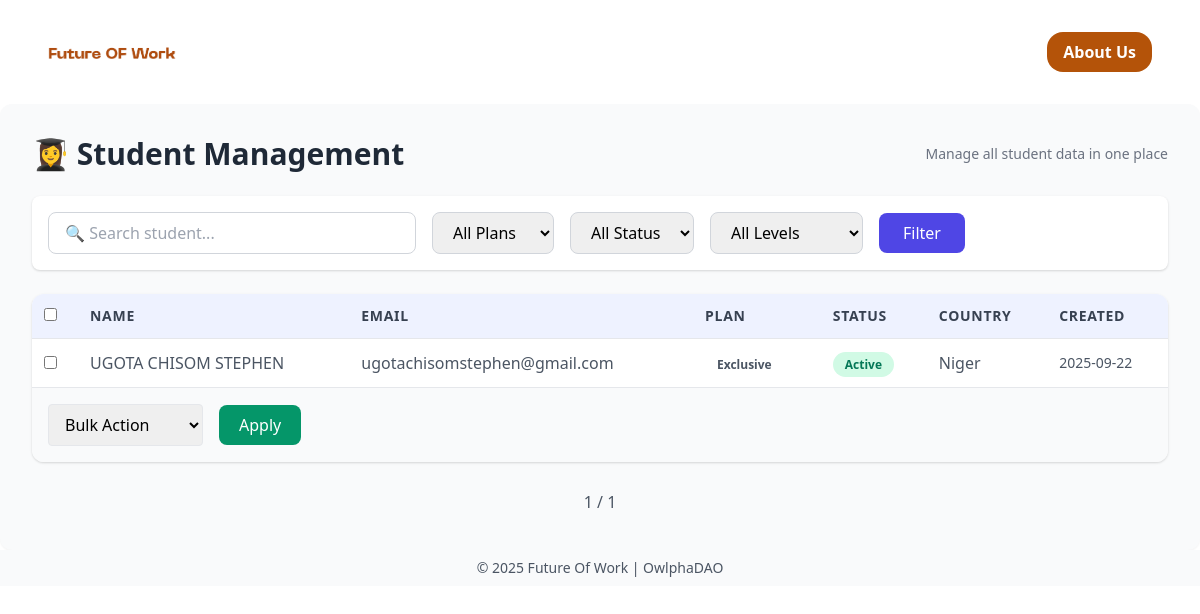
The app's page /dashboard/student/overview, older data.
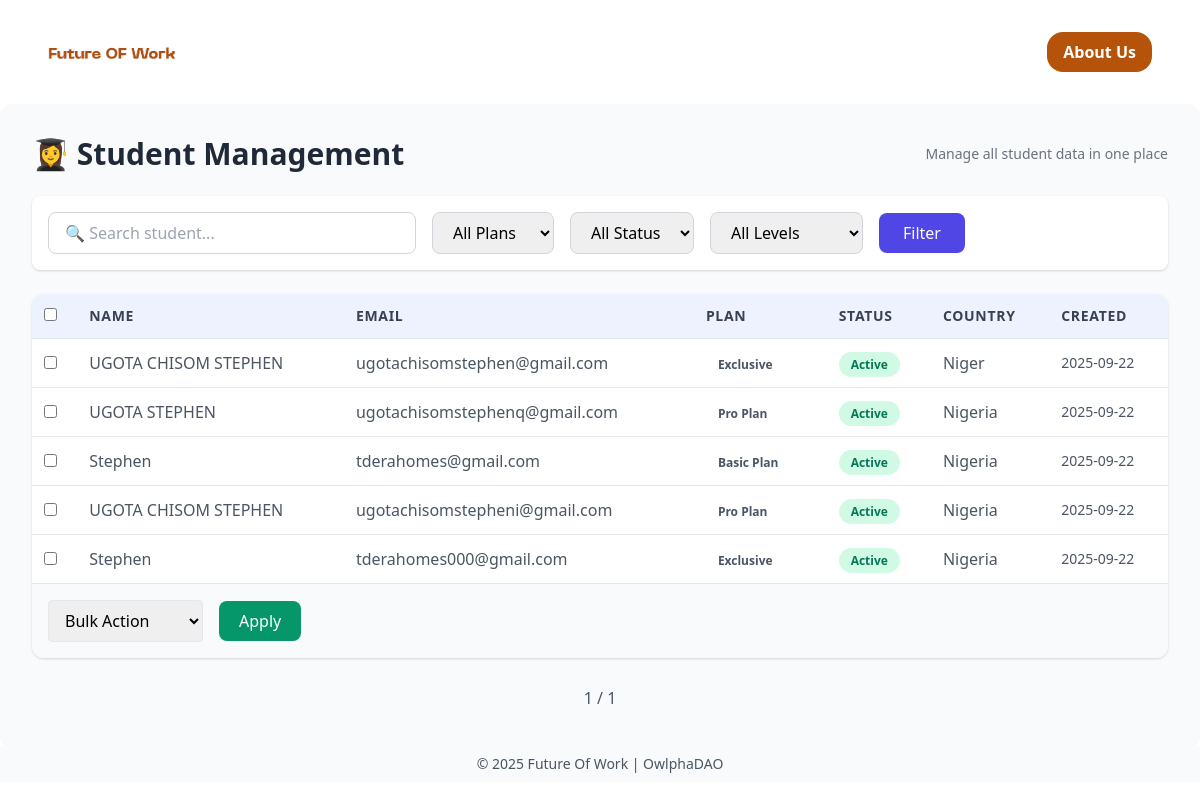
The same page, newer data.
### future_of_work/models.py (models this page shows, shortened)
class Future_Of_Work(models.Model):
    COURSE_CHOICES = [
        ('', 'Select course type...'),
        ('web3', 'Web3 Fundamentals'),
        ('dao', 'DAO Governance'),
        ('metaverse', 'Metaverse Collaboration'),
        ('blockchain', 'Blockchain Development'),
    ]
    PLAN_CHOICES = [
        ('', 'Select plan...'),
        ('basic', 'Basic Plan'),
        ('pro', 'Pro Plan'),
        ('exclusive', 'Exclusive'),
    ]
    EXPERTISE_CHOICES = [
        ('', 'Select your level...'),
        ('beginner', 'Beginner'),
        ('intermediate', 'Intermediate'),
        ('advanced', 'Advanced'),
    ]
    STATUS_CHOICES = [
        ("pending", "Pending"),
        ("active", "Active"),
        ("failed", "Failed"),
    ]
    PAYMENT_GATEWAYS = [
        ("helio", "Helio"),
        ("paystack", "Paystack"),
        ("opay", "OPay"),
    ]
    PLAN_FEES = {
        'basic': Decimal("0.00"),
        'pro': Decimal("2.00"),
        'exclusive': Decimal("20.00")
    }
    name = models.CharField(max_length=50)
    email = models.EmailField(
        blank=False,
        unique=True,
        error_messages={
            'unique': "Email Address already exists."
        }
    )
    phone = PhoneNumberField(
        unique=True,
        error_messages={
            'unique': "Phone number already exists."
        }
    )
    country = CountryField(blank_label='Select your country')
    course_type = models.CharField(max_length=20, choices=COURSE_CHOICES, default="")
    plan_preference = models.CharField(max_length=20, choices=PLAN_CHOICES, default="")
    expertise = models.CharField(max_length=20, choices=EXPERTISE_CHOICES, default="")
    transaction_id = models.CharField(max_length=255, blank=True, null=True, unique=True)
    created_at = models.DateTimeField(auto_now_add=True)
    checkout_url = models.URLField(null=True, blank=True)
    fee = models.DecimalField(max_digits=6, decimal_places=2, default=Decimal("0.00"))
    status = models.CharField(max_length=10, choices=STATUS_CHOICES, default="pending")
    gateway = models.CharField(max_length=20, choices=PAYMENT_GATEWAYS, blank=True, null=True)

### future_of_work/views.py (the view, shortened to what this page needs)
# urls.py: path('dashboard/student/overview', views.admin_student, name='admin_student'),
def admin_student(request):
    students = Future_Of_Work.objects.all()
    query = request.GET.get('q', '')
    plan = request.GET.get('plan', '')
    if plan in ['basic', 'pro', 'exclusive']:
        students = students.filter(plan_preference=plan)
    status = request.GET.get('status', '')
    if status in ['active', 'pending', 'failed']:
        students = students.filter(status=status)
    course = request.GET.get('course', '')
    if course in ['web3', 'dao', 'metaverse', 'blockchain']:
        students = students.filter(course_type=course)
    grading = request.GET.get('grading', '')
    if grading in ['beginner', 'intermediate', 'advanced']:
        students = students.filter(expertise=grading)
    paginator = Paginator(students, 25)
    page_number = request.GET.get('page')
    students_page = paginator.get_page(page_number)
    context = {
        'students': students_page,
        'title': 'Future Of Work – Student Management Dashboard'
    }
    return render(request, 'pages/admin_student.html', context)

### future_of_work/templates/pages/admin_student.html (shortened to what the changed rows need)
{% load static %}
{% load custom_filters %}
<!DOCTYPE html>
<html lang="en">
    <head>
        <link rel = "stylesheet" href="https://unpkg.com/boxicons@2.1.4/css/boxicons.min.css">
        <link rel = "stylesheet" href="https://cdn.jsdelivr.net/npm/bootstrap-icons@1.11.3/font/bootstrap-icons.min.css">
        <link href="https://cdn.jsdelivr.net/npm/tailwindcss@2.2.19/dist/tailwind.min.css" rel="stylesheet">
    </head>
    <body>
        <section class="p-8 space-y-6 bg-gray-50 rounded-xl shadow-sm">
            <div class="flex items-center justify-between">
                <h2 class="text-3xl font-bold text-gray-800 flex items-center gap-2 animate-fade-in">
                    👩‍🎓 Student Management
                </h2>
            </div>
            <form method="post" class="bg-white rounded-xl shadow overflow-hidden">
                <div class="overflow-x-auto">
                    <table class="w-full text-left border-collapse">
                        <thead class="bg-indigo-50 text-gray-700 uppercase text-sm tracking-wider">
                            <tr>
                                <th class="p-3"><input type="checkbox" id="select-all"></th>
                                <th class="p-3">Name</th>
                                <th class="p-3">Email</th>
                                <th class="p-3">Plan</th>
                                <th class="p-3">Status</th>
                                <th class="p-3">Country</th>
                                <th class="p-3">Created</th>
                            </tr>
                        </thead>
                        <tbody class="text-gray-600">
                            {% for student in students %}
                                <tr class="border-t hover:bg-indigo-50 transition duration-200">
                                    <td class="p-3"><input type="checkbox" name="selected" value="{{ student.id }}"></td>
                                    <td class="p-3 font-medium"><a href="{% url 'student_detail' student.name student.id %}">{{ student.name }}</a></td>
                                    <td class="p-3">{{ student.email }}</td>
                                    <td class="p-3">
                                        <span class="px-3 py-1 rounded-full text-xs font-semibold
                                            ">
                                            {{ student.get_plan_preference_display }}
                                        </span>
                                    </td>
                                    <td class="p-3">
                                        <span class="px-3 py-1 rounded-full text-xs font-semibold
                                            {% if student.status == "pending" %} bg-yellow-100 text-yellow-700
                                            {% elif student.status == "active" %} bg-green-100 text-green-700
                                            {% elif student.status == "failed" %} bg-red-100 text-red-700
                                            {% endif %}">
                                            {{ student.get_status_display }}
                                        </span>
                                    </td>
                                    <td class="p-3">{{ student.country.name }}</td>
                                    <td class="p-3 text-sm">{{ student.created_at|date:"Y-m-d" }}</td>
                                </tr>
                            {% empty %}
                                <tr><td colspan="7" class="text-center p-6 text-gray-400">No students found.</td></tr>
                            {% endfor %}
                        </tbody>
                    </table>
                </div>
            </form>
        </section>
    </body>
</html>

Row changes from the older to the newer data that the page shows:
added Future_Of_Work: name "UGOTA STEPHEN", email "ugotachisomstephenq@gmail.com", plan_preference "Pro Plan", status "Active", country.name "Nigeria", created_at "2025-09-22"
added Future_Of_Work: name "Stephen", email "tderahomes@gmail.com", plan_preference "Basic Plan", status "Active", country.name "Nigeria", created_at "2025-09-22"
added Future_Of_Work: name "UGOTA CHISOM STEPHEN", email "ugotachisomstepheni@gmail.com", plan_preference "Pro Plan", status "Active", country.name "Nigeria", created_at "2025-09-22"
added Future_Of_Work: name "Stephen", email "tderahomes000@gmail.com", plan_preference "Exclusive", status "Active", country.name "Nigeria", created_at "2025-09-22"
